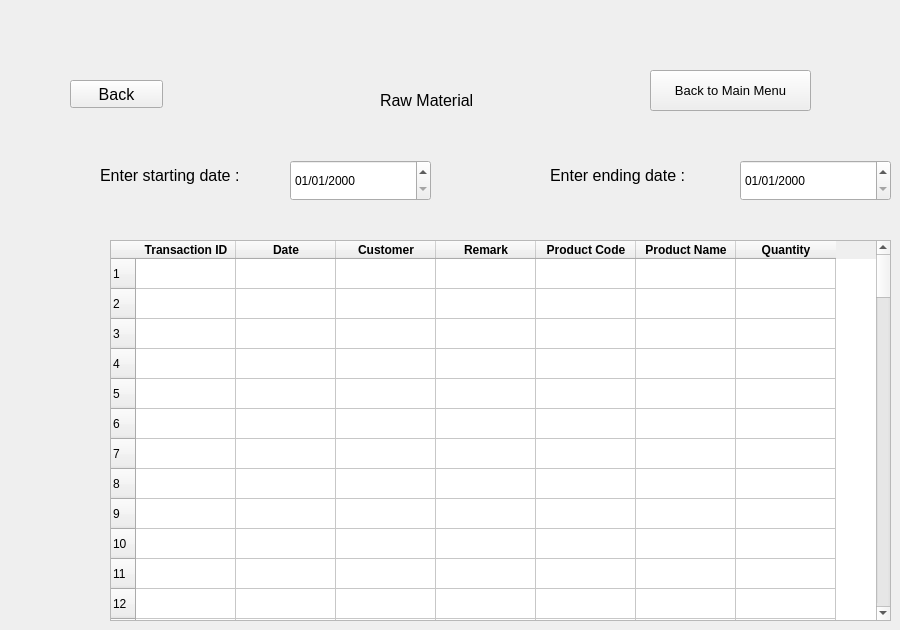
    <widget class="QWidget" name="rm_view_custom">
     <widget class="QPushButton" name="pushButton_7">
      <property name="geometry">
       <rect>
        <x>650</x>
        <y>70</y>
        <width>161</width>
        <height>41</height>
       </rect>
      </property>
      <property name="font">
       <font>
        <pointsize>10</pointsize>
       </font>
      </property>
      <property name="text">
       <string>Back to Main Menu</string>
      </property>
     </widget>
     <widget class="QLabel" name="label_31">
      <property name="geometry">
       <rect>
        <x>100</x>
        <y>150</y>
        <width>181</width>
        <height>51</height>
       </rect>
      </property>
      <property name="font">
       <font>
        <pointsize>12</pointsize>
       </font>
      </property>
      <property name="text">
       <string>Enter starting date : </string>
      </property>
     </widget>
     <widget class="QLabel" name="label_32">
      <property name="geometry">
       <rect>
        <x>550</x>
        <y>150</y>
        <width>181</width>
        <height>51</height>
       </rect>
      </property>
      <property name="font">
       <font>
        <pointsize>12</pointsize>
       </font>
      </property>
      <property name="text">
       <string>Enter ending date : </string>
      </property>
     </widget>
     <widget class="QTableWidget" name="rm_view_table_3">
      <property name="geometry">
       <rect>
        <x>110</x>
        <y>240</y>
        <width>781</width>
        <height>381</height>
       </rect>
      </property>
      <property name="rowCount">
       <number>100</number>
      </property>
      <property name="columnCount">
       <number>7</number>
      </property>
      <row/>
      <row/>
      <row/>
      <row/>
      <row/>
      <row/>
      <row/>
      <row/>
      <row/>
      <row/>
      <row/>
      <row/>
      <row/>
      <row/>
      <row/>
      <row/>
      <row/>
      <row/>
      <row/>
      <row/>
      <row/>
      <row/>
      <row/>
      <row/>
      <row/>
      <row/>
      <row/>
      <row/>
      <row/>
      <row/>
      <row/>
      <row/>
      <row/>
      <row/>
      <row/>
      <row/>
      <row/>
      <row/>
      <row/>
      <row/>
      <row/>
      <row/>
      <row/>
      <row/>
      <row/>
      <row/>
      <row/>
      <row/>
      <row/>
      <row/>
      <row/>
      <row/>
      <row/>
      <row/>
      <row/>
      <row/>
      <row/>
      <row/>
      <row/>
      <row/>
      <row/>
      <row/>
      <row/>
      <row/>
      <row/>
      <row/>
      <row/>
      <row/>
      <row/>
      <row/>
      <row/>
      <row/>
      <row/>
      <row/>
      <row/>
      <row/>
      <row/>
      <row/>
      <row/>
      <row/>
      <row/>
      <row/>
      <row/>
      <row/>
      <row/>
      <row/>
      <row/>
      <row/>
      <row/>
      <row/>
      <row/>
      <row/>
      <row/>
      <row/>
      <row/>
      <row/>
      <row/>
      <row/>
      <row/>
      <row/>
      <column>
       <property name="text">
        <string>Transaction ID</string>
       </property>
       <property name="font">
        <font>
         <weight>75</weight>
         <bold>true</bold>
        </font>
       </property>
      </column>
      <column>
       <property name="text">
        <string>Date</string>
       </property>
       <property name="font">
        <font>
         <weight>75</weight>
         <bold>true</bold>
        </font>
       </property>
      </column>
      <column>
       <property name="text">
        <string>Customer</string>
       </property>
       <property name="font">
        <font>
         <weight>75</weight>
         <bold>true</bold>
        </font>
       </property>
      </column>
      <column>
       <property name="text">
        <string>Remark</string>
       </property>
       <property name="font">
        <font>
         <weight>75</weight>
         <bold>true</bold>
        </font>
       </property>
      </column>
      <column>
       <property name="text">
        <string>Product Code</string>
       </property>
       <property name="font">
        <font>
         <weight>75</weight>
         <bold>true</bold>
        </font>
       </property>
      </column>
      <column>
       <property name="text">
        <string>Product Name</string>
       </property>
       <property name="font">
        <font>
         <weight>75</weight>
         <bold>true</bold>
        </font>
       </property>
      </column>
      <column>
       <property name="text">
        <string>Quantity</string>
       </property>
       <property name="font">
        <font>
         <weight>75</weight>
         <bold>true</bold>
        </font>
       </property>
      </column>
      <item row="0" column="5">
       <property name="text">
        <string/>
       </property>
       <property name="flags">
        <set>ItemIsSelectable|ItemIsDragEnabled|ItemIsEnabled</set>
       </property>
      </item>
      <item row="1" column="5">
       <property name="text">
        <string/>
       </property>
       <property name="flags">
        <set>ItemIsSelectable|ItemIsDragEnabled|ItemIsEnabled</set>
       </property>
      </item>
      <item row="2" column="5">
       <property name="text">
        <string/>
       </property>
       <property name="flags">
        <set>ItemIsSelectable|ItemIsDragEnabled|ItemIsEnabled</set>
       </property>
      </item>
      <item row="3" column="5">
       <property name="text">
        <string/>
       </property>
       <property name="flags">
        <set>ItemIsSelectable|ItemIsDragEnabled|ItemIsEnabled</set>
       </property>
      </item>
      <item row="4" column="5">
       <property name="text">
        <string/>
       </property>
       <property name="flags">
        <set>ItemIsSelectable|ItemIsDragEnabled|ItemIsEnabled</set>
       </property>
      </item>
      <item row="5" column="5">
       <property name="text">
        <string/>
       </property>
       <property name="flags">
        <set>ItemIsSelectable|ItemIsDragEnabled|ItemIsEnabled</set>
       </property>
      </item>
      <item row="6" column="5">
       <property name="text">
        <string/>
       </property>
       <property name="flags">
        <set>ItemIsSelectable|ItemIsDragEnabled|ItemIsEnabled</set>
       </property>
      </item>
      <item row="7" column="5">
       <property name="text">
        <string/>
       </property>
       <property name="flags">
        <set>ItemIsSelectable|ItemIsDragEnabled|ItemIsEnabled</set>
       </property>
      </item>
     </widget>
     <widget class="QLabel" name="label_33">
      <property name="geometry">
       <rect>
        <x>380</x>
        <y>80</y>
        <width>151</width>
        <height>41</height>
       </rect>
      </property>
      <property name="font">
       <font>
        <pointsize>12</pointsize>
       </font>
      </property>
      <property name="text">
       <string>Raw Material</string>
      </property>
     </widget>
     <widget class="QPushButton" name="back_view_rm_4">
      <property name="geometry">
       <rect>
        <x>70</x>
        <y>80</y>
        <width>93</width>
        <height>28</height>
       </rect>
      </property>
      <property name="font">
       <font>
        <pointsize>12</pointsize>
       </font>
      </property>
      <property name="text">
       <string>Back</string>
      </property>
     </widget>
     <widget class="QDateEdit" name="rw_view_starting_date_3">
      <property name="geometry">
       <rect>
        <x>290</x>
        <y>160</y>
        <width>141</width>
        <height>41</height>
       </rect>
      </property>
      <property name="displayFormat">
       <string>dd/MM/yyyy</string>
      </property>
     </widget>
     <widget class="QDateEdit" name="rw_view_ending_date_2">
      <property name="geometry">
       <rect>
        <x>740</x>
        <y>160</y>
        <width>151</width>
        <height>41</height>
       </rect>
      </property>
      <property name="displayFormat">
       <string>dd/MM/yyyy</string>
      </property>
     </widget>
    </widget>
